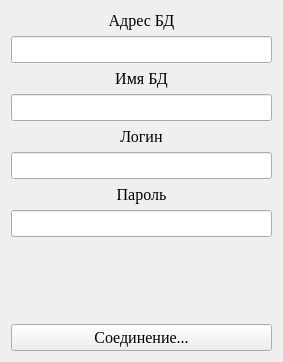
<?xml version="1.0" encoding="UTF-8"?>
<ui version="4.0">
 <class>Login</class>
 <widget class="QWidget" name="Login">
  <property name="geometry">
   <rect>
    <x>0</x>
    <y>0</y>
    <width>283</width>
    <height>362</height>
   </rect>
  </property>
  <property name="windowTitle">
   <string>Form</string>
  </property>
  <layout class="QGridLayout" name="gridLayout">
   <item row="9" column="0">
    <widget class="QPushButton" name="pushButton">
     <property name="font">
      <font>
       <family>Times New Roman</family>
       <pointsize>12</pointsize>
       <weight>50</weight>
       <bold>false</bold>
      </font>
     </property>
     <property name="text">
      <string>Соединение...</string>
     </property>
    </widget>
   </item>
   <item row="5" column="0">
    <widget class="QLineEdit" name="lineEdit_3">
     <property name="font">
      <font>
       <family>Times New Roman</family>
       <pointsize>12</pointsize>
       <weight>75</weight>
       <bold>true</bold>
      </font>
     </property>
     <property name="alignment">
      <set>Qt::AlignCenter</set>
     </property>
    </widget>
   </item>
   <item row="0" column="0">
    <widget class="QLabel" name="label">
     <property name="font">
      <font>
       <family>Times New Roman</family>
       <pointsize>12</pointsize>
      </font>
     </property>
     <property name="text">
      <string>Адрес БД</string>
     </property>
     <property name="alignment">
      <set>Qt::AlignCenter</set>
     </property>
    </widget>
   </item>
   <item row="2" column="0">
    <widget class="QLabel" name="label_2">
     <property name="font">
      <font>
       <family>Times New Roman</family>
       <pointsize>12</pointsize>
      </font>
     </property>
     <property name="text">
      <string>Имя БД</string>
     </property>
     <property name="alignment">
      <set>Qt::AlignCenter</set>
     </property>
    </widget>
   </item>
   <item row="1" column="0">
    <widget class="QLineEdit" name="lineEdit">
     <property name="font">
      <font>
       <family>Times New Roman</family>
       <pointsize>12</pointsize>
       <weight>75</weight>
       <bold>true</bold>
      </font>
     </property>
     <property name="alignment">
      <set>Qt::AlignCenter</set>
     </property>
    </widget>
   </item>
   <item row="7" column="0">
    <widget class="QLineEdit" name="lineEdit_4">
     <property name="font">
      <font>
       <family>Times New Roman</family>
       <pointsize>12</pointsize>
       <weight>75</weight>
       <bold>true</bold>
      </font>
     </property>
     <property name="alignment">
      <set>Qt::AlignCenter</set>
     </property>
    </widget>
   </item>
   <item row="4" column="0">
    <widget class="QLabel" name="label_3">
     <property name="font">
      <font>
       <family>Times New Roman</family>
       <pointsize>12</pointsize>
      </font>
     </property>
     <property name="text">
      <string>Логин</string>
     </property>
     <property name="alignment">
      <set>Qt::AlignCenter</set>
     </property>
    </widget>
   </item>
   <item row="3" column="0">
    <widget class="QLineEdit" name="lineEdit_2">
     <property name="font">
      <font>
       <family>Times New Roman</family>
       <pointsize>12</pointsize>
       <weight>75</weight>
       <bold>true</bold>
      </font>
     </property>
     <property name="alignment">
      <set>Qt::AlignCenter</set>
     </property>
    </widget>
   </item>
   <item row="6" column="0">
    <widget class="QLabel" name="label_4">
     <property name="font">
      <font>
       <family>Times New Roman</family>
       <pointsize>12</pointsize>
      </font>
     </property>
     <property name="text">
      <string>Пароль</string>
     </property>
     <property name="alignment">
      <set>Qt::AlignCenter</set>
     </property>
    </widget>
   </item>
   <item row="8" column="0">
    <spacer name="verticalSpacer">
     <property name="orientation">
      <enum>Qt::Vertical</enum>
     </property>
     <property name="sizeHint" stdset="0">
      <size>
       <width>20</width>
       <height>40</height>
      </size>
     </property>
    </spacer>
   </item>
  </layout>
 </widget>
 <resources/>
 <connections/>
</ui>
